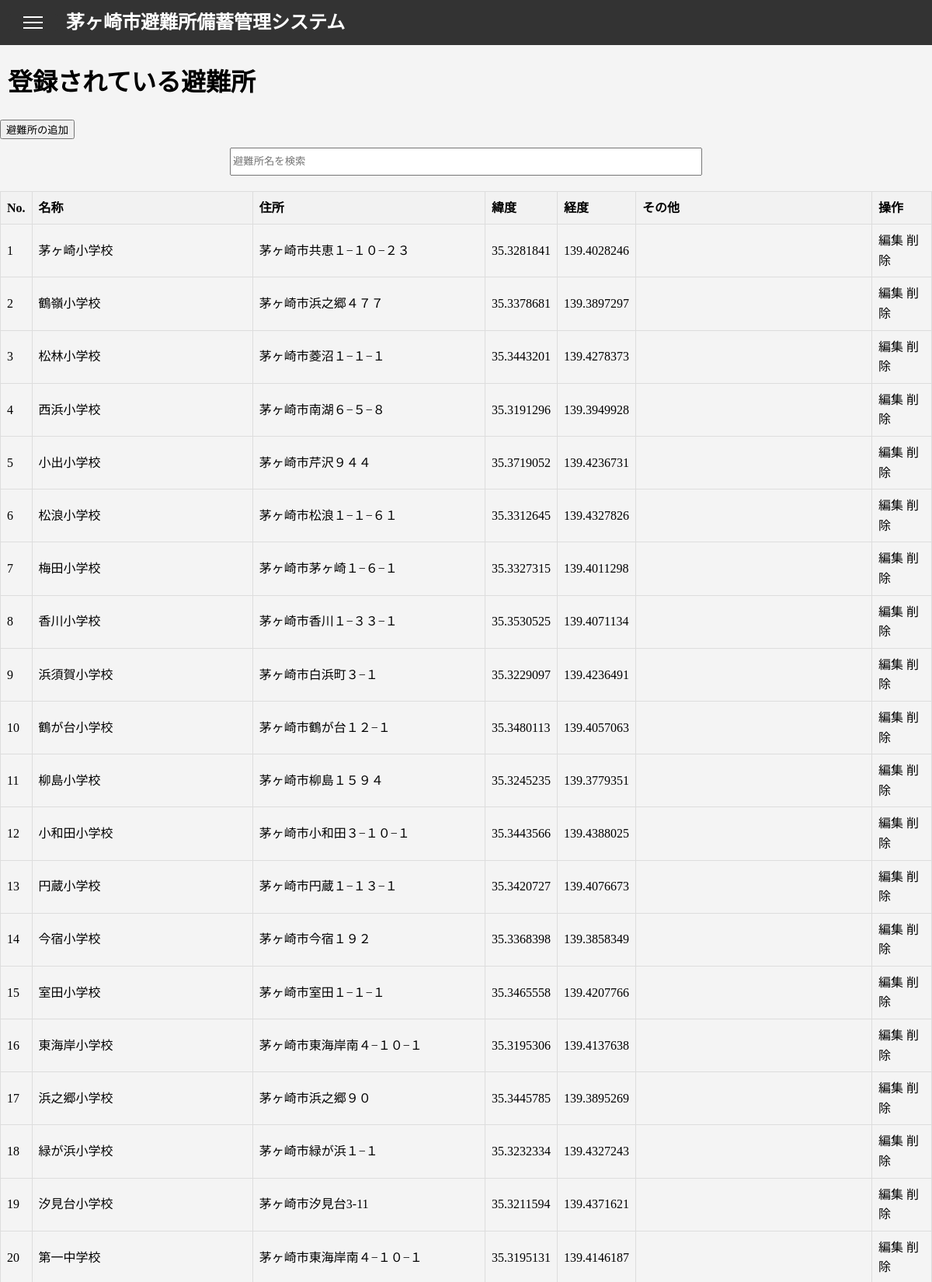
The page /admin/manage_shelters (signed in, upper part) on the database its author committed.
### app/models.py (models this page shows, shortened)
class Shelter(db.Model):
    id = db.Column(db.Integer, primary_key=True, nullable=False)
    name = db.Column(db.String(255), nullable=False)
    address = db.Column(db.String(255), nullable=False)
    capacity = db.Column(db.Integer, server_default='')
    flood = db.Column(db.Integer)
    landslide = db.Column(db.Integer)
    hightide = db.Column(db.Integer)
    earthquake = db.Column(db.Integer)
    tsunami = db.Column(db.Integer)
    fire = db.Column(db.Integer)
    inland_flooding = db.Column(db.Integer)
    volcano = db.Column(db.Integer)
    latitude = db.Column(db.Float, nullable=False)
    longitude = db.Column(db.Float, nullable=False)
    altitude = db.Column(db.Float)
    other = db.Column(db.String(255))

### app/shelter.py (the view)
@shelter_bp.route('/admin/manage_shelters')
@admin_required
def manage_shelters():
    shelters = Shelter.query.all()
    return render_template('manage_shelters.html', shelters=shelters)

### app/models.py (called while the page is built)
    def is_admin(self):
        return Admin.query.filter_by(email=self.email).first() is not None

### app/shelter.py (called while the page is built)
def admin_required(f):
    @wraps(f)
    def decorated_function(*args, **kwargs):
        if not current_user.is_authenticated or not current_user.is_admin():
            abort(403)
        return f(*args, **kwargs)
    return decorated_function

### app/templates/manage_shelters.html (shortened to what this page needs)
{% extends "base.html" %}
{% block content %}
    <h1>登録されている避難所</h1>
    <div>
        <a href="{{ url_for('shelter.add_shelter') }}">
            <button>避難所の追加</button>
        </a>
    </div>
    <input type="text" id="searchBox" placeholder="避難所名を検索">
    <table id = 'adminTable'>
        <thead>
            <tr>
                <th>No.</th>
                <th>名称</th>
                <th>住所</th>
                <th>緯度</th>
                <th>経度</th>
                <th>その他</th>
                <th>操作</th>
            </tr>
        </thead>
        <tbody>
            {% for shelter in shelters %}
            <tr>
                <td>{{ shelter.id }}</td>
                <td>{{ shelter.name }}</td>
                <td>{{ shelter.address }}</td>
                <td>{{ shelter.latitude }}</td>
                <td>{{ shelter.longitude }}</td>
                <td>{% if shelter.other is not none %}{{ shelter.other }}{% else %}{% endif %}</td>
                <td>
                    <a href="{{ url_for('shelter.edit_shelter', shelter_id=shelter.id) }}">編集</a>
                    <a href="{{ url_for('shelter.delete_shelter', shelter_id=shelter.id) }}">削除</a>
                </td>
            </tr>
            {% endfor %}
        </tbody>
    </table>
{% endblock %}

### app/static/css/style.css (style rules this page uses)
body { line-height: 1.6; margin: 0; padding: 0; background-color: #f4f4f4; display: flex; flex-direction: column; z-index: 1000; }
table { width: 100%; border-collapse: collapse; margin-top: 20px; }
th, td { border: 1px solid #dddddd; padding: 8px; text-align: left; }
th { background-color: #f2f2f2; }
h1 { margin-left: 10px; }
a,a:hover,a:visited { color: inherit; text-decoration: none; }
#searchBox { margin: 10px auto; display: block; width: 50%; height: 30px; }

### rows shown on the page
Shelter: id "1", name "茅ヶ崎小学校", address "茅ヶ崎市共恵１−１０−２３", latitude "35.3281841", longitude "139.4028246"
Shelter: id "2", name "鶴嶺小学校", address "茅ヶ崎市浜之郷４７７", latitude "35.3378681", longitude "139.3897297"
Shelter: id "3", name "松林小学校", address "茅ヶ崎市菱沼１−１−１", latitude "35.3443201", longitude "139.4278373"
Shelter: id "4", name "西浜小学校", address "茅ヶ崎市南湖６−５−８", latitude "35.3191296", longitude "139.3949928"
Shelter: id "5", name "小出小学校", address "茅ヶ崎市芹沢９４４", latitude "35.3719052", longitude "139.4236731"
Shelter: id "6", name "松浪小学校", address "茅ヶ崎市松浪１−１−６１", latitude "35.3312645", longitude "139.4327826"
Shelter: id "7", name "梅田小学校", address "茅ヶ崎市茅ヶ崎１−６−１", latitude "35.3327315", longitude "139.4011298"
Shelter: id "8", name "香川小学校", address "茅ヶ崎市香川１−３３−１", latitude "35.3530525", longitude "139.4071134"
Shelter: id "9", name "浜須賀小学校", address "茅ヶ崎市白浜町３−１", latitude "35.3229097", longitude "139.4236491"
Shelter: id "10", name "鶴が台小学校", address "茅ヶ崎市鶴が台１２−１", latitude "35.3480113", longitude "139.4057063"
Shelter: id "11", name "柳島小学校", address "茅ヶ崎市柳島１５９４", latitude "35.3245235", longitude "139.3779351"
Shelter: id "12", name "小和田小学校", address "茅ヶ崎市小和田３−１０−１", latitude "35.3443566", longitude "139.4388025"
Shelter: id "13", name "円蔵小学校", address "茅ヶ崎市円蔵１−１３−１", latitude "35.3420727", longitude "139.4076673"
Shelter: id "14", name "今宿小学校", address "茅ヶ崎市今宿１９２", latitude "35.3368398", longitude "139.3858349"
Shelter: id "15", name "室田小学校", address "茅ヶ崎市室田１−１−１", latitude "35.3465558", longitude "139.4207766"
Shelter: id "16", name "東海岸小学校", address "茅ヶ崎市東海岸南４−１０−１", latitude "35.3195306", longitude "139.4137638"
Shelter: id "17", name "浜之郷小学校", address "茅ヶ崎市浜之郷９０", latitude "35.3445785", longitude "139.3895269"
Shelter: id "18", name "緑が浜小学校", address "茅ヶ崎市緑が浜１−１", latitude "35.3232334", longitude "139.4327243"
Shelter: id "19", name "汐見台小学校", address "茅ヶ崎市汐見台3-11", latitude "35.3211594", longitude "139.4371621"
Shelter: id "20", name "第一中学校", address "茅ヶ崎市東海岸南４−１０−１", latitude "35.3195131", longitude "139.4146187"
